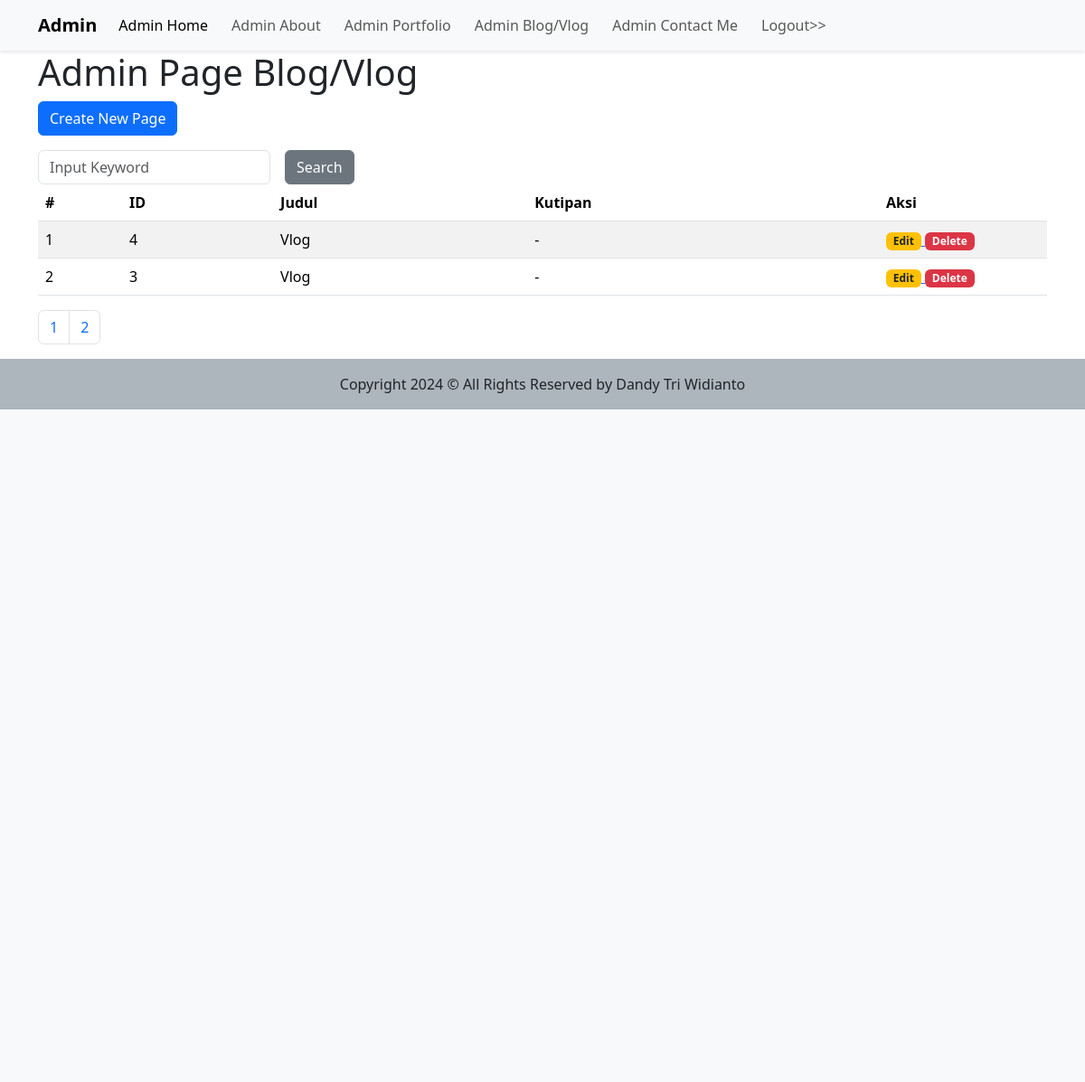
Screenshot of /admin/blogvlog.php with the database file from the repository.
### tables this page shows
CREATE TABLE `blogvlog` (
  `id` int(11) NOT NULL,
  `title` varchar(255) NOT NULL,
  `quote` varchar(255) NOT NULL,
  `description` text NOT NULL,
  `date_of_contents` timestamp NOT NULL DEFAULT current_timestamp() ON UPDATE current_timestamp()
);

### admin/blogvlog.php (the view, shortened to what this page needs)
<?php include("include_header.php") ?>
<?php
$per_page = 2;
$keyword = (isset($_GET['keyword'])) ? $_GET['keyword'] : "";
?>
<h1>Admin Page Blog/Vlog</h1>
<p>
    <a href="blogvlog_input.php">
        <input type="button" class="btn btn-primary" value="Create New Page">
    </a>
</p>
<section class="flex-grow-1">
    <form action="" class="row g-3" method="get">
        <div class="col-auto">
            <input type="text" class="form-control" placeholder="Input Keyword" name="keyword" value="<?php echo $keyword ?>">
        </div>
        <div class="col-auto">
            <input type="submit" name="search" value="Search" class="btn btn-secondary">
        </div>
    </form>
    <table class="table table-striped">
        <thead>
            <tr>
                <th class="col-1">#</th>
                <th>ID</th>
                <th>Judul</th>
                <th>Kutipan</th>
                <th class="col-2">Aksi</th>
            </tr>
        </thead>
        <tbody>
            <?php
            $sqlAdding = "";
            $sql1   = "SELECT * FROM blogvlog $sqlAdding";
            $page = isset($_GET['page'])?(int)$_GET['page']:1;
            $start = ($page > 1) ? ($page * $per_page) - $per_page : 0;
            $q1 = mysqli_query($connect, $sql1);
            $total = mysqli_num_rows($q1);
            $pages = ceil($total / $per_page);
            $no = $start + 1;
            $sql1 = $sql1. " ORDER BY id DESC LIMIT $start, $per_page";
            $q1   = mysqli_query($connect, $sql1);
            while ($r1 = mysqli_fetch_array($q1)) {
            ?>
                <tr>
                    <td><?php echo $no++ ?></td>
                    <td><?php echo $r1['id'] ?></td>
                    <td><?php echo $r1['title'] ?></td>
                    <td><?php echo $r1['quote'] ?></td>
                    <td>
                        <a href="blogvlog_input.php?id=<?php echo $r1['id']?>">
                            <span class="badge bg-warning text-dark">Edit</span>
                        </a>
                        <a href="blogvlog.php?op=delete&id=<?php echo $r1['id'] ?>" onclick="return confirm('Apakah yakin ingin menghapus data?')">
                            <span class="badge bg-danger">Delete</span>
                        </a>
                    </td>
                </tr>
            <?php
            }
            ?>
        </tbody>
    </table>
    <nav aria-label="Page navigation example" class="">
            <ul class="pagination">
                <?php
                $search = (isset($_GET['search']))?$_GET['search']: "";
                for($i = 1; $i <= $pages; $i++) {
                    ?>
                    <li class="page-item">
                        <a class="page-link" href="blogvlog.php?keyword=<?php echo $keyword ?> &search=<?php echo $search?> &page=<?php echo $i?> "><?php echo $i ?></a>
                    </li>
                    <?php
                }
                ?>
            </ul>
    </nav>
</section>
<?php include("include_footer.php") ?>

### rows the page displays
blogvlog: id "4", title "Vlog", quote "-"
blogvlog: id "3", title "Vlog", quote "-"
